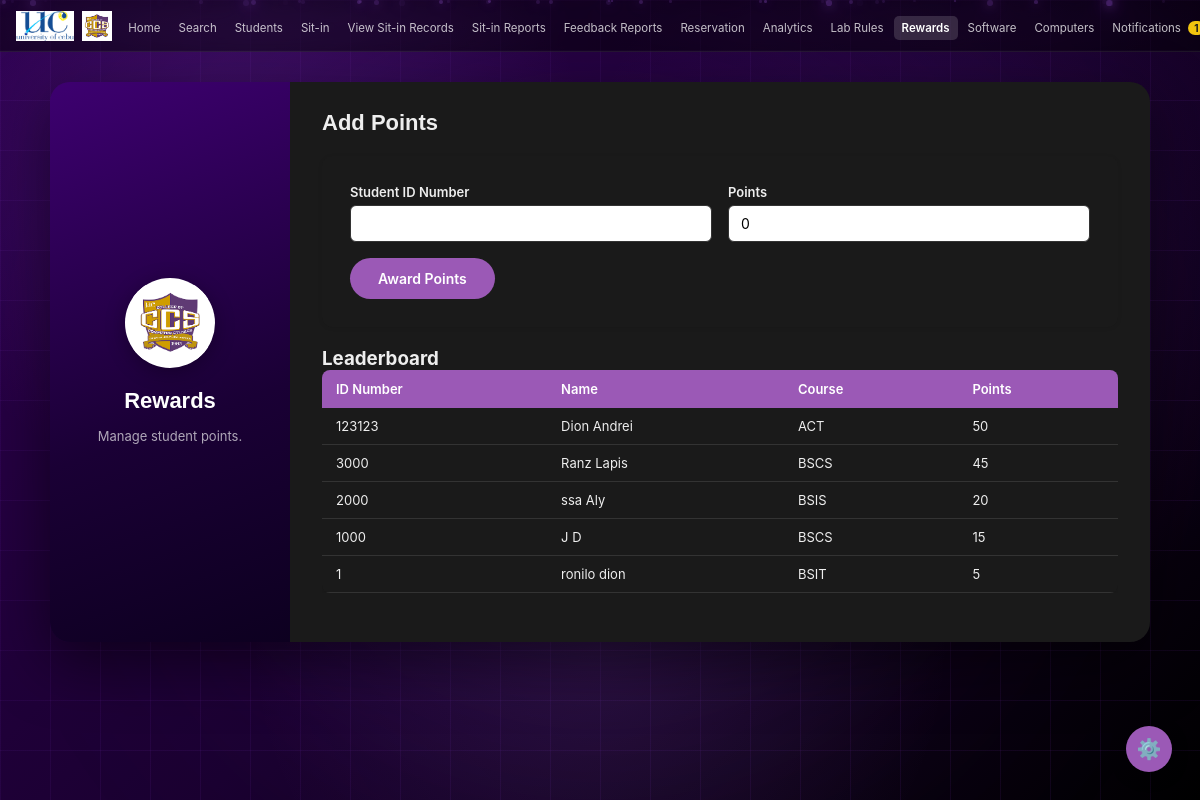
Page /admin/rewards (signed in) on the committed database.
### tables this page shows
CREATE TABLE users (
        id INTEGER PRIMARY KEY AUTOINCREMENT,
        idnum TEXT NOT NULL UNIQUE,
        lastname TEXT NOT NULL,
        firstname TEXT NOT NULL,
        midname TEXT,
        email TEXT NOT NULL UNIQUE,
        course TEXT NOT NULL,
        level TEXT NOT NULL,
        address TEXT NOT NULL,
        password TEXT NOT NULL,
        sessions INTEGER NOT NULL DEFAULT 30,
        photo TEXT DEFAULT NULL
    );

CREATE TABLE rewards (
        id INTEGER PRIMARY KEY AUTOINCREMENT,
        idnum TEXT NOT NULL UNIQUE,
        points INTEGER NOT NULL DEFAULT 0
    );

### app.py (the view, shortened to what this page needs)
@app.route('/admin/rewards', methods=['GET', 'POST'])
def admin_rewards():
    if not admin_required():
        return redirect(url_for('login'))
    error = success = None
    conn = get_db()
    leaderboard = conn.execute('''SELECT r.idnum, r.points, u.firstname, u.lastname, u.course
                                  FROM rewards r JOIN users u ON u.idnum = r.idnum
                                  ORDER BY r.points DESC''').fetchall()
    conn.close()
    return render_template('admin/rewards.html', leaderboard=leaderboard, error=error, success=success)

### app.py (called while the page is built, shortened)
def get_db():
    conn = sqlite3.connect(os.path.join(BASE_DIR, 'database.db'))
    conn.row_factory = sqlite3.Row
    return conn

@app.before_request
def csrf_protect():
    if 'csrf_token' not in session:
        session['csrf_token'] = secrets.token_hex(16)
    if request.method == "POST":
        token = session.get('csrf_token', '')
        form_token = request.form.get('csrf_token', '')
        if not token or token != form_token:
            flash('Invalid request. Please try again.', 'error')
            return redirect(request.url)

@app.context_processor
def inject_unread_count():
    if 'user_id' in session and session.get('role') == 'admin':
        conn = get_db()
        count = conn.execute('''
            SELECT COUNT(*) FROM notifications
            WHERE is_read = 0 AND idnum = ?
        ''', (session['user_idnum'],)).fetchone()[0]
        conn.close()
        return dict(unread_count=count)
    return dict(unread_count=0)

def admin_required():
    return 'user_id' in session and session.get('role') == 'admin'

### templates/admin/rewards.html (shortened to what this page needs)
<!DOCTYPE html>
<html lang="en" data-theme="dark">
<head>
  <link rel="stylesheet" href="{{ url_for('static', filename='style.css') }}">
</head>
<body>
  <nav>
    <div class="nav-left">
      <img src="{{ url_for('static', filename='uclogo.png') }}" alt="UC" class="nav-logo">
      <img src="{{ url_for('static', filename='ccsmainlogo.png') }}" alt="CCS" class="nav-logo">
    </div>
    <ul class="nav-links">
      <li><a href="{{ url_for('admin_home') }}" class="{{ 'active' if request.endpoint == 'admin_home' else '' }}">Home</a></li>
      <li><a href="{{ url_for('admin_search') }}" class="{{ 'active' if request.endpoint == 'admin_search' else '' }}">Search</a></li>
      <li><a href="{{ url_for('admin_students') }}" class="{{ 'active' if request.endpoint == 'admin_students' else '' }}">Students</a></li>
      <li><a href="{{ url_for('admin_sitin') }}" class="{{ 'active' if request.endpoint == 'admin_sitin' else '' }}">Sit-in</a></li>
      <li><a href="{{ url_for('admin_sitin_records') }}" class="{{ 'active' if request.endpoint == 'admin_sitin_records' else '' }}">View Sit-in Records</a></li>
      <li><a href="{{ url_for('admin_reports') }}" class="{{ 'active' if request.endpoint == 'admin_reports' else '' }}">Sit-in Reports</a></li>
      <li><a href="{{ url_for('admin_feedback') }}" class="{{ 'active' if request.endpoint == 'admin_feedback' else '' }}">Feedback Reports</a></li>
      <li><a href="{{ url_for('admin_reservation') }}" class="{{ 'active' if request.endpoint == 'admin_reservation' else '' }}">Reservation</a></li>
      <li><a href="{{ url_for('admin_analytics') }}" class="{{ 'active' if request.endpoint == 'admin_analytics' else '' }}">Analytics</a></li>
      <li><a href="{{ url_for('admin_labrules_view') }}" class="{{ 'active' if request.endpoint == 'admin_labrules_view' else '' }}">Lab Rules</a></li>
      <li><a href="{{ url_for('admin_rewards') }}" class="{{ 'active' if request.endpoint == 'admin_rewards' else '' }}">Rewards</a></li>
      <li><a href="{{ url_for('admin_software') }}" class="{{ 'active' if request.endpoint == 'admin_software' else '' }}">Software</a></li>
      <li><a href="{{ url_for('admin_computers') }}" class="{{ 'active' if request.endpoint == 'admin_computers' else '' }}">Computers</a></li>
      <li>
  <a href="{{ url_for('admin_notifications') }}" class="{{ 'active' if request.endpoint == 'admin_notifications' else '' }}">
    Notifications
    {% if unread_count > 0 %}
      <span class="notification-badge">{{ unread_count }}</span>
    {% endif %}
  </a>
</li>
    </ul>
  </nav>
  <main class="admin-main">
    <div class="admin-split-card">
      <div class="split-left">
        <div class="split-logo-circle">
          <img src="{{ url_for('static', filename='ccsmainlogo.png') }}" alt="CCS">
        </div>
        <h2 class="split-title">Rewards</h2>
        <p class="split-desc">Manage student points.</p>
      </div>
      <div class="split-right">
        <h2 class="form-title">Add Points</h2>
        <form method="POST" class="form-card" style="margin-bottom:20px;">
          <div class="form-row">
            <div class="form-field">
              <label>Student ID Number</label>
              <input name="idnum" required>
            </div>
            <div class="form-field">
              <label>Points</label>
              <input name="points" type="number" value="0">
            </div>
          </div>
          <button type="submit" class="btn-create">Award Points</button>
        </form>
        <h3>Leaderboard</h3>
        <div class="table-wrap">
          <table class="admin-table">
            <thead>
              <tr><th>ID Number</th><th>Name</th><th>Course</th><th>Points</th></tr>
            </thead>
            <tbody>
              {% for entry in leaderboard %}
              <tr>
                <td>{{ entry['idnum'] }}</td>
                <td>{{ entry['firstname'] }} {{ entry['lastname'] }}</td>
                <td>{{ entry['course'] }}</td>
                <td>{{ entry['points'] }}</td>
              </tr>
              {% else %}
              <tr><td colspan="4" class="no-data">No rewards recorded yet.</td></tr>
              {% endfor %}
            </tbody>
          </table>
        </div>
      </div>
    </div>
  </main>
</body>
</html>

### rows in the picture
users: idnum "123123", firstname "Dion", lastname "Andrei", course "ACT", points "50"
users: idnum "3000", firstname "Ranz", lastname "Lapis", course "BSCS", points "45"
users: idnum "2000", firstname "ssa", lastname "Aly", course "BSIS", points "20"
users: idnum "1000", firstname "J", lastname "D", course "BSCS", points "15"
users: idnum "1", firstname "ronilo", lastname "dion", course "BSIT", points "5"

### other values in the picture
{{ unread_count }} "1"
